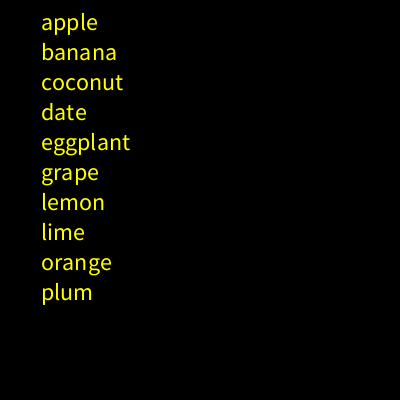
Frame 1 (no input)
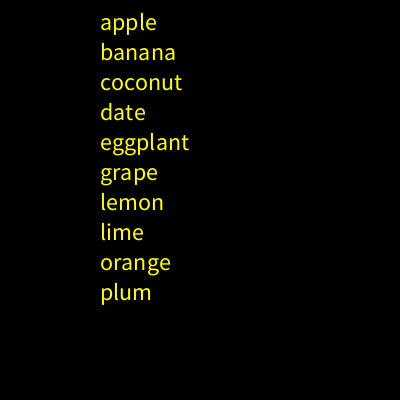
Frame 60 (the mouse pressed at the canvas centre just before this capture)
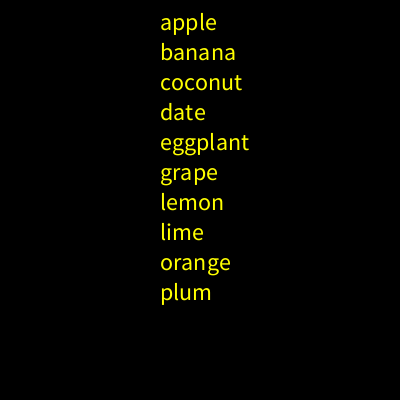
Frame 120 (the mouse held since frame 60 and released just before this capture)

The Processing sketch that drew these frames (run headless with seeded random() and noise(); from frame 60 on, the mouse is pressed at the canvas centre):

// Processing sketch: processing_140515
// ── processing_140515.pde

//copyright Irene Joung 2014
//ICE #14

String [ ] word = {"apple","banana","coconut","date","eggplant","grape","lemon","lime","orange","plum"};
float dx=0;
float x=40;

void setup()
{
  size(400,400);
  textSize(24);
  fill(255,255,0);
  frameRate(40);
}

void draw()
{
  background(0);
  dx += 1;
  for (int i=0; i<word.length; i++)
  {
    text(word[i],dx+x,30+30*i);
    if (dx > width)
    {
      dx=0;
    }
  }
}

  
  
